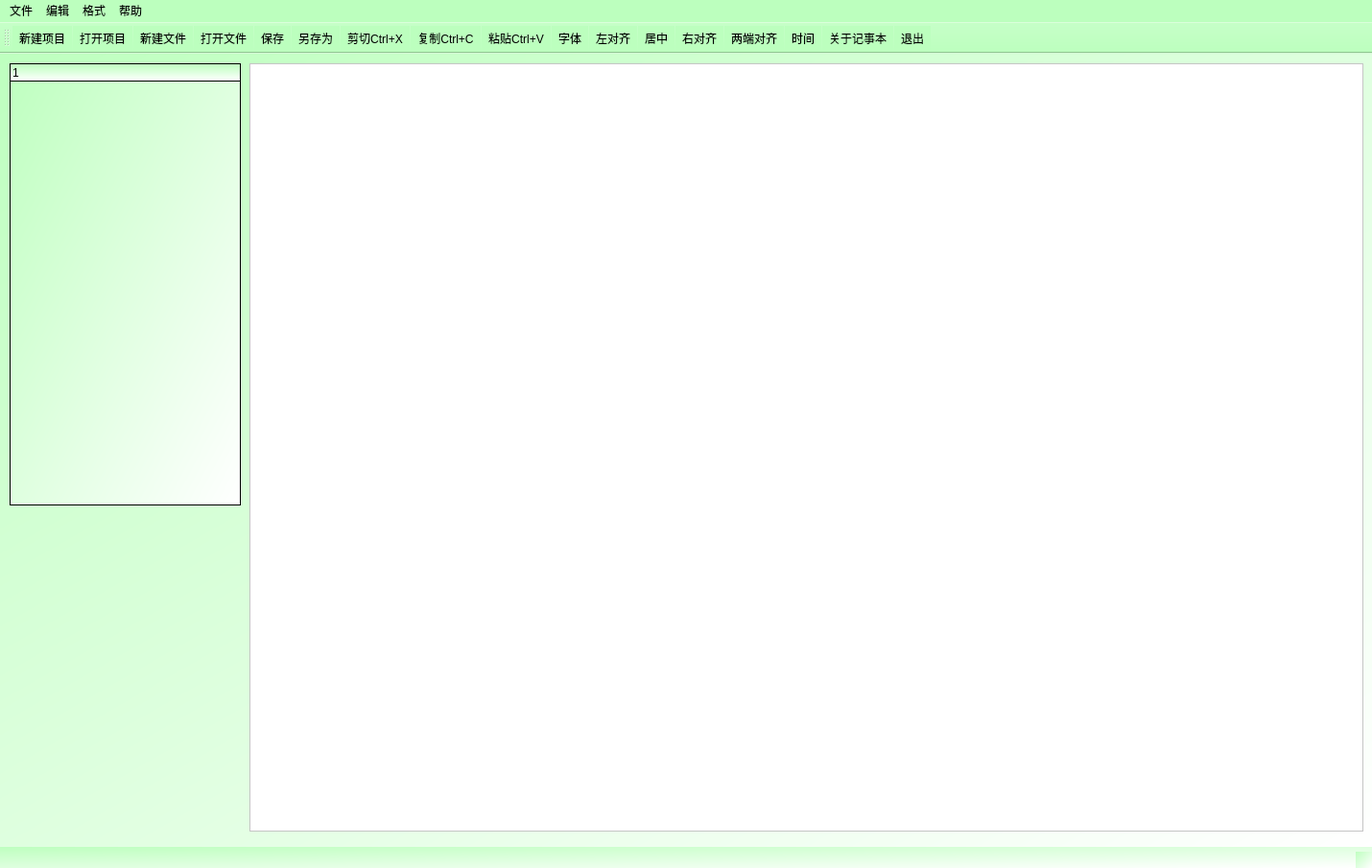
<?xml version="1.0" encoding="UTF-8"?>
<ui version="4.0">
 <class>doc</class>
 <widget class="QMainWindow" name="doc">
  <property name="geometry">
   <rect>
    <x>0</x>
    <y>0</y>
    <width>1430</width>
    <height>905</height>
   </rect>
  </property>
  <property name="maximumSize">
   <size>
    <width>16777215</width>
    <height>16777215</height>
   </size>
  </property>
  <property name="windowTitle">
   <string>MainWindow</string>
  </property>
  <property name="windowIcon">
   <iconset>
    <normalon>:/new/prefix1/33.png</normalon>
   </iconset>
  </property>
  <property name="styleSheet">
   <string notr="true">background-color: qlineargradient(spread:pad, x1:0, y1:0, x2:1, y2:1, stop:0 rgba(190, 255, 191, 255), stop:1 rgba(255, 255, 255, 255));</string>
  </property>
  <property name="toolButtonStyle">
   <enum>Qt::ToolButtonTextUnderIcon</enum>
  </property>
  <widget class="QWidget" name="centralWidget">
   <widget class="QTextEdit" name="textEdit">
    <property name="geometry">
     <rect>
      <x>260</x>
      <y>10</y>
      <width>1161</width>
      <height>801</height>
     </rect>
    </property>
    <property name="maximumSize">
     <size>
      <width>16777215</width>
      <height>16777215</height>
     </size>
    </property>
    <property name="autoFillBackground">
     <bool>false</bool>
    </property>
    <property name="styleSheet">
     <string notr="true">background-color: rgb(255, 255, 255);</string>
    </property>
    <property name="tabChangesFocus">
     <bool>false</bool>
    </property>
   </widget>
   <widget class="QWidget" name="gridLayoutWidget">
    <property name="geometry">
     <rect>
      <x>520</x>
      <y>130</y>
      <width>341</width>
      <height>171</height>
     </rect>
    </property>
    <layout class="QGridLayout" name="gridLayout"/>
   </widget>
   <widget class="QTreeWidget" name="treeWidget">
    <property name="geometry">
     <rect>
      <x>10</x>
      <y>10</y>
      <width>241</width>
      <height>461</height>
     </rect>
    </property>
    <column>
     <property name="text">
      <string notr="true">1</string>
     </property>
    </column>
   </widget>
   <zorder>gridLayoutWidget</zorder>
   <zorder>textEdit</zorder>
   <zorder>treeWidget</zorder>
  </widget>
  <widget class="QMenuBar" name="menuBar">
   <property name="geometry">
    <rect>
     <x>0</x>
     <y>0</y>
     <width>1430</width>
     <height>17</height>
    </rect>
   </property>
   <property name="styleSheet">
    <string notr="true">background-color: rgb(188,255,190);</string>
   </property>
   <widget class="QMenu" name="menu">
    <property name="title">
     <string>文件</string>
    </property>
    <addaction name="action"/>
    <addaction name="action_Open"/>
    <addaction name="separator"/>
    <addaction name="action_Save"/>
    <addaction name="action_SaveAs"/>
    <addaction name="action_Close"/>
   </widget>
   <widget class="QMenu" name="menu_2">
    <property name="title">
     <string>编辑</string>
    </property>
    <addaction name="action_Cancel"/>
    <addaction name="action_Cut"/>
    <addaction name="action_Copy"/>
    <addaction name="action_Paste"/>
    <addaction name="action_Delete"/>
    <addaction name="separator"/>
    <addaction name="action_Find"/>
    <addaction name="action_SelectAll"/>
    <addaction name="separator"/>
    <addaction name="action_Time"/>
   </widget>
   <widget class="QMenu" name="menu_3">
    <property name="title">
     <string>格式</string>
    </property>
    <addaction name="action_Font"/>
    <addaction name="action_Color"/>
    <addaction name="action_Italic"/>
    <addaction name="action_Underline"/>
    <addaction name="separator"/>
    <addaction name="action_LAlign"/>
    <addaction name="action_CAlign"/>
    <addaction name="action_RAlign"/>
    <addaction name="action_JAlign"/>
   </widget>
   <widget class="QMenu" name="menu_4">
    <property name="title">
     <string>帮助</string>
    </property>
    <addaction name="action_About"/>
    <addaction name="action_Exit"/>
   </widget>
   <addaction name="menu"/>
   <addaction name="menu_2"/>
   <addaction name="menu_3"/>
   <addaction name="menu_4"/>
  </widget>
  <widget class="QToolBar" name="mainToolBar">
   <property name="styleSheet">
    <string notr="true">background-color:rgb(188, 255, 190)</string>
   </property>
   <attribute name="toolBarArea">
    <enum>TopToolBarArea</enum>
   </attribute>
   <attribute name="toolBarBreak">
    <bool>false</bool>
   </attribute>
   <addaction name="newProject"/>
   <addaction name="openProject"/>
   <addaction name="action"/>
   <addaction name="action_Open"/>
   <addaction name="action_Save"/>
   <addaction name="action_SaveAs"/>
   <addaction name="action_Cut"/>
   <addaction name="action_Copy"/>
   <addaction name="action_Paste"/>
   <addaction name="action_Font"/>
   <addaction name="action_LAlign"/>
   <addaction name="action_CAlign"/>
   <addaction name="action_RAlign"/>
   <addaction name="action_JAlign"/>
   <addaction name="action_Time"/>
   <addaction name="action_About"/>
   <addaction name="action_Exit"/>
  </widget>
  <widget class="QStatusBar" name="statusBar"/>
  <action name="action">
   <property name="icon">
    <iconset resource="image.qrc">
     <normaloff>:/image/QtPic/newfile.png</normaloff>:/image/QtPic/newfile.png</iconset>
   </property>
   <property name="text">
    <string>新建文件</string>
   </property>
  </action>
  <action name="action_Open">
   <property name="icon">
    <iconset resource="image.qrc">
     <normaloff>:/image/QtPic/open.png</normaloff>:/image/QtPic/open.png</iconset>
   </property>
   <property name="text">
    <string>打开文件</string>
   </property>
  </action>
  <action name="action_Save">
   <property name="icon">
    <iconset resource="image.qrc">
     <normaloff>:/image/QtPic/save.png</normaloff>:/image/QtPic/save.png</iconset>
   </property>
   <property name="text">
    <string>保存</string>
   </property>
  </action>
  <action name="action_SaveAs">
   <property name="icon">
    <iconset resource="image.qrc">
     <normaloff>:/image/QtPic/saveas.png</normaloff>:/image/QtPic/saveas.png</iconset>
   </property>
   <property name="text">
    <string>另存为</string>
   </property>
  </action>
  <action name="action_Close">
   <property name="icon">
    <iconset>
     <normaloff>../QtPic/关闭.png</normaloff>../QtPic/关闭.png</iconset>
   </property>
   <property name="text">
    <string>关闭</string>
   </property>
  </action>
  <action name="action_Cancel">
   <property name="text">
    <string>撤销Ctrl+Z</string>
   </property>
  </action>
  <action name="action_Cut">
   <property name="icon">
    <iconset resource="image.qrc">
     <normaloff>:/image/QtPic/cut.png</normaloff>:/image/QtPic/cut.png</iconset>
   </property>
   <property name="text">
    <string>剪切Ctrl+X</string>
   </property>
   <property name="toolTip">
    <string>剪切Ctrl+X</string>
   </property>
  </action>
  <action name="action_Copy">
   <property name="icon">
    <iconset resource="image.qrc">
     <normaloff>:/image/QtPic/copy.png</normaloff>:/image/QtPic/copy.png</iconset>
   </property>
   <property name="text">
    <string>复制Ctrl+C</string>
   </property>
  </action>
  <action name="action_Paste">
   <property name="icon">
    <iconset resource="image.qrc">
     <normaloff>:/image/QtPic/paste.png</normaloff>:/image/QtPic/paste.png</iconset>
   </property>
   <property name="text">
    <string>粘贴Ctrl+V</string>
   </property>
  </action>
  <action name="action_Delete">
   <property name="icon">
    <iconset>
     <normaloff>:/new/prefix1/图片24.png</normaloff>:/new/prefix1/图片24.png</iconset>
   </property>
   <property name="text">
    <string>删除</string>
   </property>
  </action>
  <action name="action_Find">
   <property name="icon">
    <iconset>
     <normaloff>:/new/prefix1/图片23.png</normaloff>:/new/prefix1/图片23.png</iconset>
   </property>
   <property name="text">
    <string>查找</string>
   </property>
  </action>
  <action name="action_Exit">
   <property name="icon">
    <iconset resource="image.qrc">
     <normaloff>:/image/QtPic/exit.png</normaloff>:/image/QtPic/exit.png</iconset>
   </property>
   <property name="text">
    <string>退出</string>
   </property>
  </action>
  <action name="action_SelectAll">
   <property name="text">
    <string>全选Ctrl+A</string>
   </property>
  </action>
  <action name="action_Time">
   <property name="icon">
    <iconset resource="image.qrc">
     <normaloff>:/image/QtPic/time.png</normaloff>:/image/QtPic/time.png</iconset>
   </property>
   <property name="text">
    <string>时间</string>
   </property>
  </action>
  <action name="action_Font">
   <property name="icon">
    <iconset resource="image.qrc">
     <normaloff>:/image/QtPic/font.png</normaloff>:/image/QtPic/font.png</iconset>
   </property>
   <property name="text">
    <string>字体</string>
   </property>
  </action>
  <action name="action_Color">
   <property name="text">
    <string>字体颜色</string>
   </property>
  </action>
  <action name="action_About">
   <property name="icon">
    <iconset resource="image.qrc">
     <normaloff>:/image/QtPic/about.png</normaloff>:/image/QtPic/about.png</iconset>
   </property>
   <property name="text">
    <string>关于记事本</string>
   </property>
  </action>
  <action name="action_Italic">
   <property name="checkable">
    <bool>true</bool>
   </property>
   <property name="text">
    <string>字体倾斜</string>
   </property>
  </action>
  <action name="action_Underline">
   <property name="checkable">
    <bool>true</bool>
   </property>
   <property name="checked">
    <bool>false</bool>
   </property>
   <property name="text">
    <string>下划线</string>
   </property>
  </action>
  <action name="action_LAlign">
   <property name="icon">
    <iconset resource="image.qrc">
     <normaloff>:/image/QtPic/alignleft.png</normaloff>:/image/QtPic/alignleft.png</iconset>
   </property>
   <property name="text">
    <string>左对齐</string>
   </property>
  </action>
  <action name="action_RAlign">
   <property name="icon">
    <iconset resource="image.qrc">
     <normaloff>:/image/QtPic/alignright.png</normaloff>:/image/QtPic/alignright.png</iconset>
   </property>
   <property name="text">
    <string>右对齐</string>
   </property>
  </action>
  <action name="action_CAlign">
   <property name="icon">
    <iconset resource="image.qrc">
     <normaloff>:/image/QtPic/aligncenter.png</normaloff>:/image/QtPic/aligncenter.png</iconset>
   </property>
   <property name="text">
    <string>居中</string>
   </property>
  </action>
  <action name="action_JAlign">
   <property name="icon">
    <iconset resource="image.qrc">
     <normaloff>:/image/QtPic/alignboth.png</normaloff>:/image/QtPic/alignboth.png</iconset>
   </property>
   <property name="text">
    <string>两端对齐</string>
   </property>
  </action>
  <action name="newProject">
   <property name="text">
    <string>新建项目</string>
   </property>
   <property name="toolTip">
    <string>新建项目</string>
   </property>
  </action>
  <action name="openProject">
   <property name="text">
    <string>打开项目</string>
   </property>
   <property name="toolTip">
    <string>打开项目</string>
   </property>
  </action>
 </widget>
 <layoutdefault spacing="6" margin="11"/>
 <resources>
  <include location="image.qrc"/>
 </resources>
 <connections/>
</ui>
